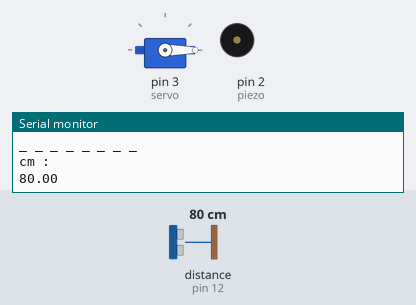
Recording of a sketch running on a simulated Arduino Uno, built with avr-gcc and run on an emulated ATmega328P. On the bench: servo, buzzer (waves = sounding), the last lines printed to the serial monitor. Wiring (inferred from the names in the program): ultrasonic range finder: trigger pin 13; echo pin 12. Inputs (shaded band) come from the test bench; at power-on: distance to the obstacle (sensor on pin 12) 80 cm. The echo pulse lasts 58.3 µs per cm.

Above: at 3.2 s.
3.3 s: distance to the obstacle (sensor on pin 12) set to 28 cm
5.6 s: distance to the obstacle (sensor on pin 12) set to 22 cm
At 6.39 s:
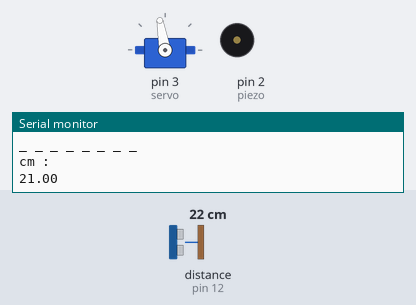
8.6 s: distance to the obstacle (sensor on pin 12) set to 35 cm
At 8.88 s:
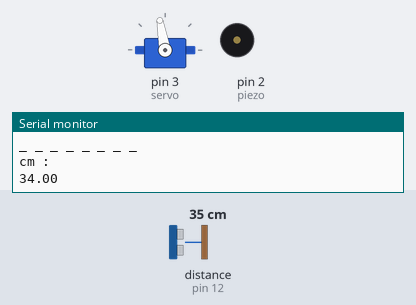
10.5 s: distance to the obstacle (sensor on pin 12) set to 2 cm
At 11.36 s:
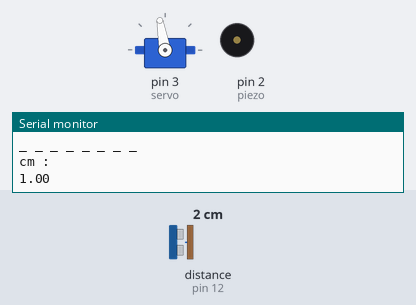
13.5 s: distance to the obstacle (sensor on pin 12) set to 120 cm
At 15.1 s:
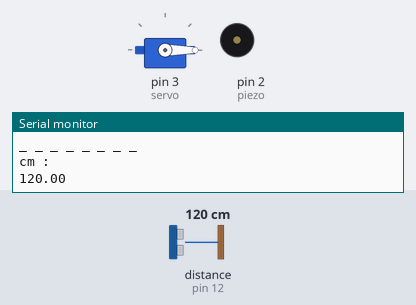
Timing chart, 0 to 16.5 s (numbered marks = the images above; inputs shaded):
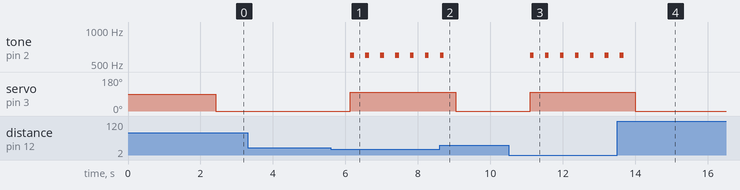

Measured:
- the behaviour switches between 26 and 25 cm on distance to the obstacle (sensor on pin 12) (found by bisection; images 0 and 1)
- after the input at 5.6 s, tone on pin 2 (piezo): alternates 600 Hz for 0.10 s and silent for 0.31 s, starting after 0.54 s; servo on pin 3 (servo): 0° → 100° after 0.54 s
- after the input at 8.6 s, tone on pin 2 (piezo): goes on until 8.7 s, then stays silent; servo on pin 3 (servo): 100° → 0° after 0.44 s
- after the input at 10.5 s, tone on pin 2 (piezo): alternates 600 Hz for 0.10 s and silent for 0.31 s, starting after 0.60 s; servo on pin 3 (servo): 0° → 100° after 0.60 s
- after the input at 13.5 s, tone on pin 2 (piezo): goes on until 13.7 s, then stays silent; servo on pin 3 (servo): 100° → 0° after 0.50 s

The sketch:

pr_cticaDirigida2.ino
```cpp
//Allan Otárola Villalobos
//Práctica Dirigida 2
//Curso Computación Física: Prototipos Interectivos 2

/*
Descripción:
Mecanismo que simula una puerta automática que se activa por la proximidad de los objetos

 */

//Librerías

#include <LiquidCrystal.h>

#include <Servo.h>

Servo servo1;//Creación de un ejemplar de la clase Servo


//Definición de variables

int trig = 13;// declaración de variable para controlar el pin 13
int echo = 12;// declaración de variable para controlar el pin 12
float distanciaFinal;// declaración de variable para almacenar el calculo de la distancia

int servo = 3;//Difinición de la variable que hace referencia el pin del servo
int piezo = 2;//Difinición de la variable que hace referencia el pin del parlante o piezo
int grados;//Varible que almacena el estado en grados del servo
int tmp = 0;//Variable temporal que almacena el giro que da el servo
int pulsominimo = 650;//Giro mínimo del servo
int pulsomaximo = 2550;//Giro máximo del servo

LiquidCrystal lcd(8,9,4,5,6,7);//Definición de los pines que usa la pantalla LCD

void setup() {

  //Configuración de la pantalla LCD
  lcd.setCursor(4,1);
  lcd.print("PRONIE");
  lcd.noBlink();
  delay(2000);

  //Definición de pines con su respectivo funcionamiento.
  pinMode(trig,OUTPUT);// configurando el pin con un funcionamiento de actuador, por eso el parámetro de salida (OUTPUT)
  pinMode(echo,INPUT);// configurando el pin con un funcionamiento de sensor, por eso el parámetro de entrada (INPUT)
  pinMode(piezo,OUTPUT);// configurando el pin con un funcionamiento de actuador, por eso el parámetro de salida (OUTPUT)


  //Indicamos al servo motor, por cual pin se va comunicar y el ángulo menor y mayor
  servo1.attach (servo, pulsominimo,pulsomaximo);


  Serial.begin (9600);//configurando el monitor serial a 9600 baudios

}

void loop() {

  distanciaFinal = calcularDistancia();//Llamada de función que calacula la distancia

  grados = servo1.read();//Lectura del estado del servo

  //Impresión en el monitor serial
  Serial.print("Grados :");
  Serial.println(grados);
  delay(200);
  Serial.println("_ _ _ _ _ _ _ _");
  Serial.println("cm :");
  Serial.println(distanciaFinal);
  delay(200);


  //Condicional que cierra o abre la puerta según la distancia de los objetos
  if (distanciaFinal < 25){

    tmp = 100;
    servo1.write(tmp);
    tone (piezo, 600, 100);
  }
  else{
    tmp = 0;
  }
  delay(10);
  servo1.write(tmp);

   //Reporte de la distancia en la pantalla LCD
   lcd.setCursor(1,1);
   lcd.print("Distancia: ");
   lcd.println(distanciaFinal);
}

//Función que clacula la distancia

int calcularDistancia (){

  long distancia;
  long duracion;

  digitalWrite(trig,LOW);
  delayMicroseconds(4);
  digitalWrite(trig,HIGH);
  delayMicroseconds(10);
  digitalWrite(trig,LOW);

  duracion = pulseIn (echo,HIGH);
  duracion = duracion/2;
  distancia = duracion/29;
  return distancia;

}
```
